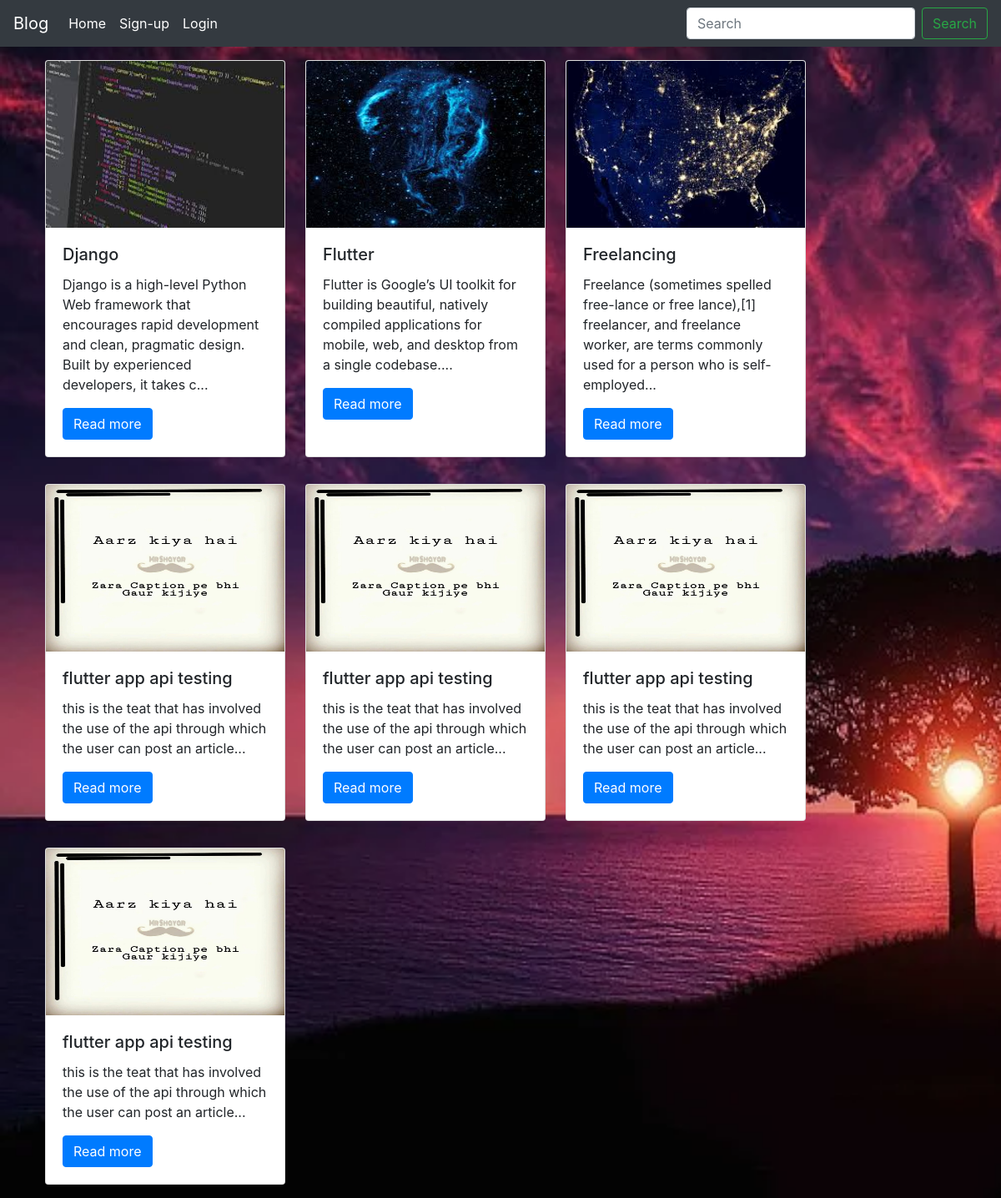
The page / on the database its author committed.
### article/models.py (models this page shows, shortened)
class content(models.Model):
    title = models.CharField(max_length=100)
    body = models.TextField()
    thumbnail = models.ImageField(upload_to='pics')
    publishedDate = models.DateField(auto_now_add=True)
    author = models.ForeignKey(User,default=None,on_delete=models.CASCADE)
    like = models.IntegerField(default=0)

### article/views.py (the view)
# urls.py: re_path(r'^$', views.home,name='home'),
def home(request):
    context = content.objects.all()
    return render(request,'article/index.html',{'context':context})

### article/templates/article/index.html
{% extends 'article/basic.html' %}
{% load static %}
{% block content %}
<div class='container'>
<div class="row">
{% for c in context %}
  <div class="card my-3 ml-4 round-circle" style="width: 18rem;">
    <img src='/media/{{c.thumbnail}}'height =200px class="card-img-top" alt={{c.thumbnail}} >
    <div class="card-body">
      <h5 class="card-title">{{c.title}}</h5>
      <p class="card-text">{{c.body |slice:":150" }}...</p>
      <a href="{% url 'content' aid=c.id  %}" class="btn btn-primary">Read more</a>
    </div>
  </div>
{% endfor %}
</div>
</div>
{% endblock %}

### article/templates/article/basic.html (shortened to what this page needs)
{% load static %}
<!doctype html>
<html lang="en">
  <head>
    <link rel="stylesheet" href="https://stackpath.bootstrapcdn.com/bootstrap/4.4.1/css/bootstrap.min.css">
  </head>
  <body>
    <nav class="navbar navbar-expand-lg navbar-dark bg-dark">
        <a class="navbar-brand" href="#">Blog</a>
        <div class="collapse navbar-collapse" id="navbarSupportedContent">
          <ul class="navbar-nav mr-auto">
            <li class="nav-item active">
              <a class="nav-link" href="{% url 'home' %}">Home <span class="sr-only">(current)</span></a>
            </li>
            {% if user.is_authenticated %}
            <li class="nav-item active">
              <a class="nav-link" >Hello {{user}} <span class="sr-only">(current)</span></a>
            </li>
            <li class="nav-item active">
              <a class="nav-link" href="{% url 'logout' %}">LogOut<span class="sr-only">(current)</span></a>
            </li>
            <li class="nav-item active">
              <a class="nav-link" href="{% url 'create' %}">Create blog<span class="sr-only">(current)</span></a>
            </li>
            {% else %}
            <li class="nav-item active">
              <a class="nav-link" href="{% url 'signup' %}">Sign-up<span class="sr-only">(current)</span></a>
            </li>
            <li class="nav-item active">
              <a class="nav-link" href="{% url 'login' %}">Login<span class="sr-only">(current)</span></a>
            </li>
            {% endif %}
          </ul>
          <form class="form-inline my-2 my-lg-0">
            <input class="form-control mr-sm-2" type="search" placeholder="Search" aria-label="Search">
            <button class="btn btn-outline-success my-2 my-sm-0" type="submit">Search</button>
          </form>
        </div>
      </nav>
    {% block content %}
    {% endblock %}
  </body>
</html>

### rows shown on the page
content: thumbnail (picture), title "Django", body "Django is a high-level Python Web framework that encourages rapid development and clean, pragmatic design. Built by experienced developers, it takes c"
content: thumbnail (picture), title "Flutter", body "Flutter is Google’s UI toolkit for building beautiful, natively compiled applications for mobile, web, and desktop from a single codebase."
content: thumbnail (picture), title "Freelancing", body "Freelance (sometimes spelled free-lance or free lance),[1] freelancer, and freelance worker, are terms commonly used for a person who is self-employed"
content: thumbnail (picture), title "flutter app api testing", body "this is the teat that has involved the use of the api through which the user can post an article"
content: thumbnail (picture), title "flutter app api testing", body "this is the teat that has involved the use of the api through which the user can post an article"
content: thumbnail (picture), title "flutter app api testing", body "this is the teat that has involved the use of the api through which the user can post an article"
content: thumbnail (picture), title "flutter app api testing", body "this is the teat that has involved the use of the api through which the user can post an article"
